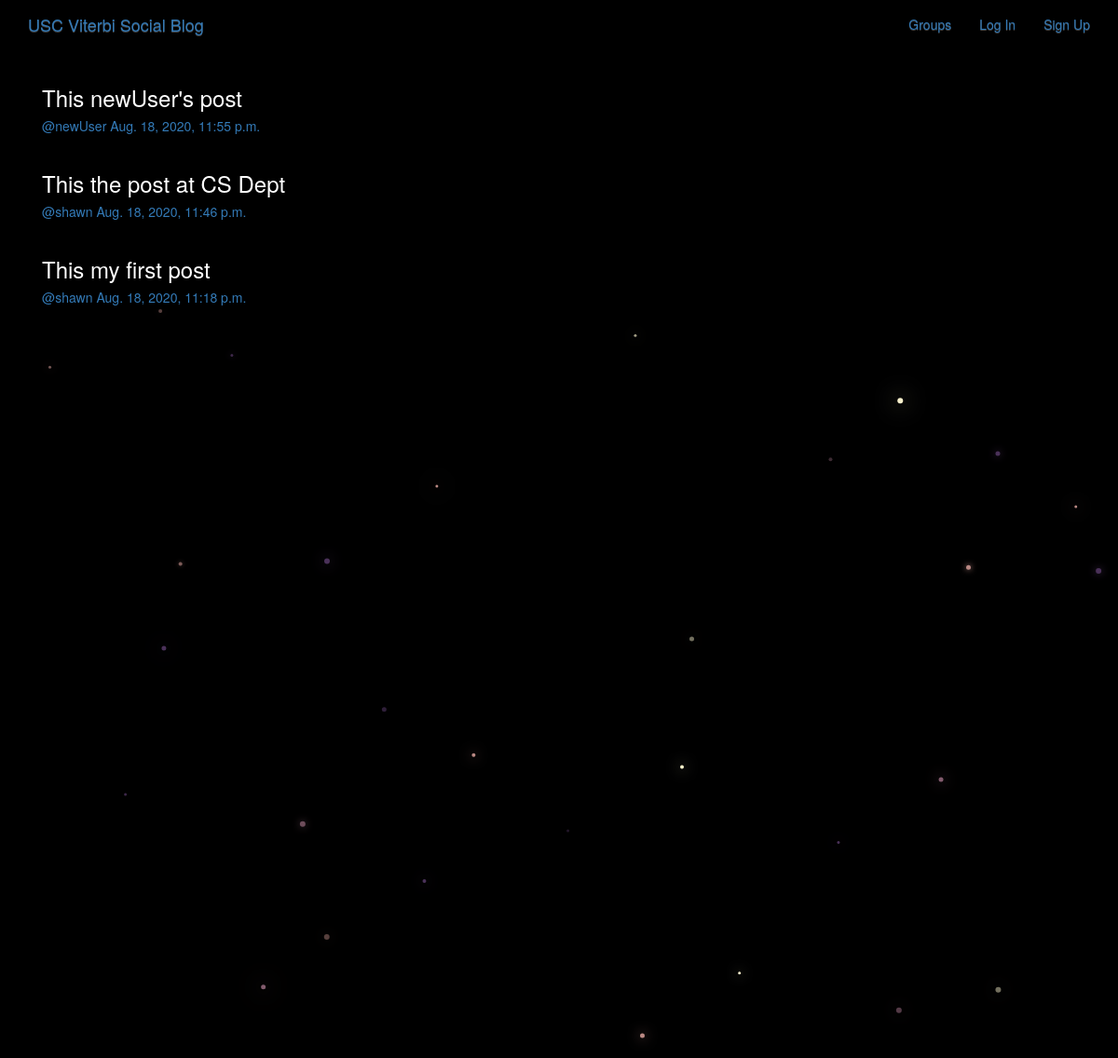
/posts/, run on the app's committed database.
### posts/models.py (models this page shows, shortened)
class Post(models.Model):
    user = models.ForeignKey(User,related_name='posts',on_delete = models.CASCADE)
    created_at = models.DateTimeField(auto_now=True)
    message = models.TextField()
    message_html = models.TextField(editable=False)
    group = models.ForeignKey(Group,related_name='posts',null=True,blank=True,on_delete = models.CASCADE)
    class Meta:
        ordering = ['-created_at']
        unique_together = ['user','message']

### posts/views.py (the view)
class PostList(SelectRelatedMixin, generic.ListView):
    model = models.Post
    select_related = ("user", "group")

### posts/templates/posts/post_list.html (shortened to what this page needs)
{% extends "posts/post_base.html" %}
{% block post_content %}
<div class="col-md-8">
  {% for post in post_list %}
    {% include "posts/_post.html"%}
  {% endfor %}
</div>
{% endblock %}

### posts/templates/posts/_post.html (shortened to what this page needs)
<div class="post media">
  <h3>{{post.message_html|safe}}</h3>
  <div class="media-body">
    <h5 class='media-heading'>
    <span class='username'>
      <a href="{% url 'posts:for_user' username=post.user.username%}">@{{post.user.username}}</a>
    </span>
    <time class ='time'>
      <a href="{% url 'posts:single' username=post.user.username pk=post.pk%}">
        {{post.created_at}}
      </a>
    </time>
    </h5>
  </div>
</div>

### static/simplesocial/css/master.css (style rules this page uses)
body { margin: 0; overflow: hidden; background-color: black; color:white; }

### data on the page
Post: message_html "This newUser's post", user.username "newUser", created_at "Aug. 18, 2020, 11:55 p.m."
Post: message_html "This the post at CS Dept", user.username "shawn", created_at "Aug. 18, 2020, 11:46 p.m."
Post: message_html "This my first post", user.username "shawn", created_at "Aug. 18, 2020, 11:18 p.m."
